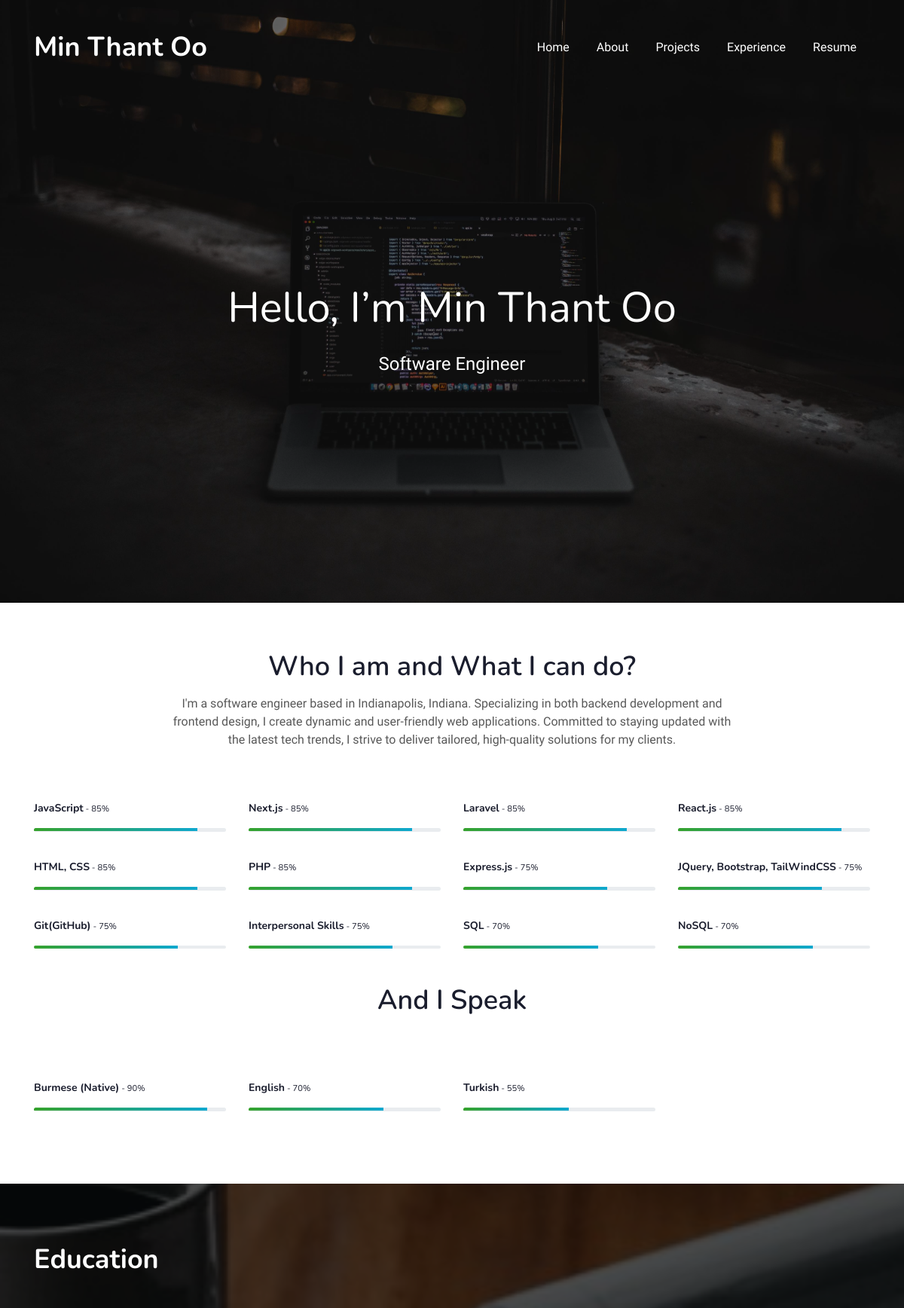
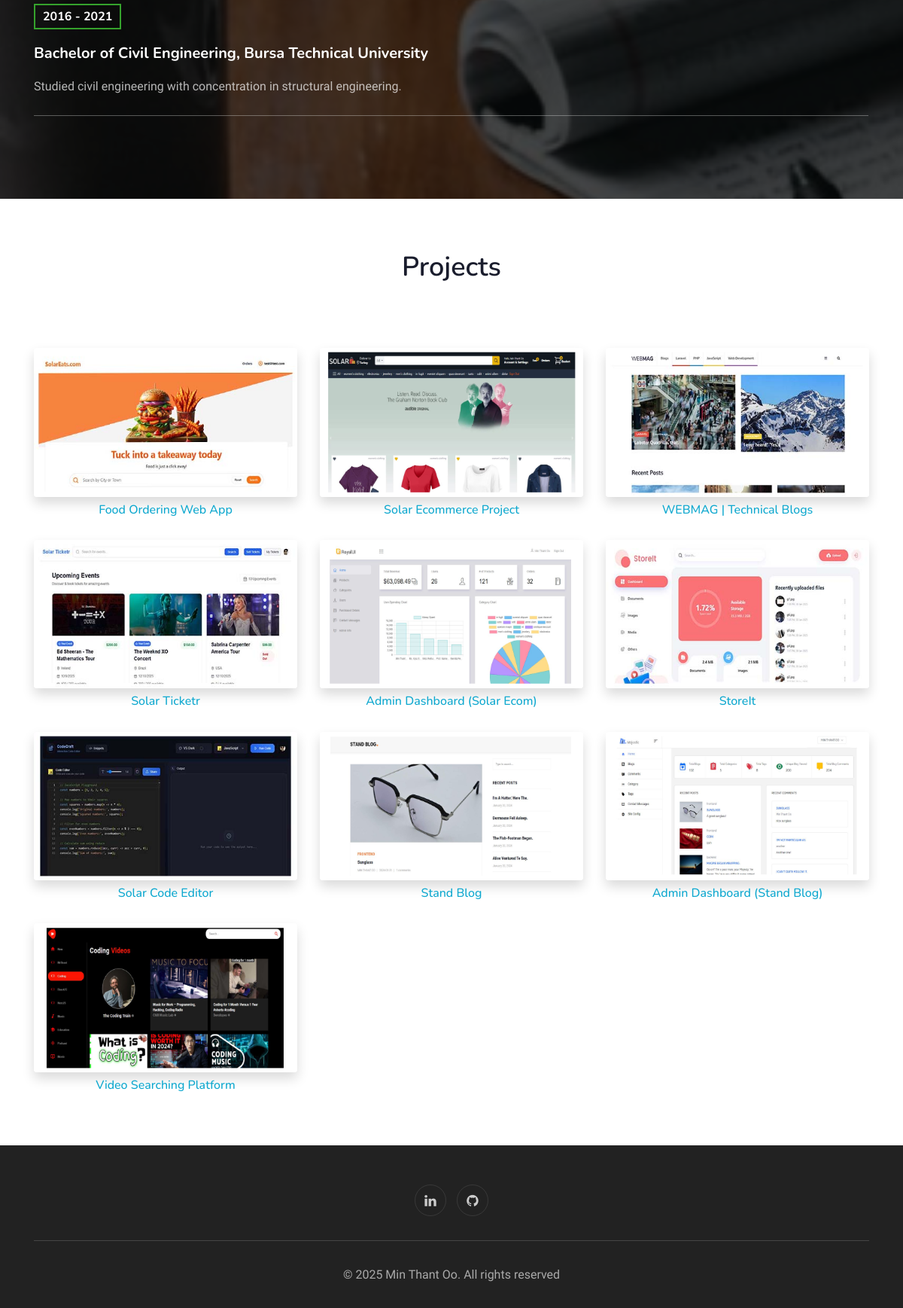
The page / on the database its author committed (2 pictures, top to bottom).
### tables this page shows
CREATE TABLE `setting` (
  `id` int(11) NOT NULL,
  `name` varchar(50) NOT NULL,
  `web_title` varchar(50) NOT NULL,
  `title` text NOT NULL,
  `sub_title` text NOT NULL,
  `profile_image` text NOT NULL,
  `skill_intro` text NOT NULL,
  `hire_content` text NOT NULL,
  `github` varchar(100) NOT NULL,
  `facebook` varchar(100) NOT NULL,
  `instagram` varchar(100) NOT NULL,
  `linkedin` varchar(100) NOT NULL,
  `dribble` varchar(100) NOT NULL,
  `behance` varchar(100) NOT NULL,
  `copyright` text NOT NULL,
  `address` text NOT NULL,
  `phone_no` varchar(20) NOT NULL,
  `contact_email` varchar(50) NOT NULL,
  `resume` varchar(100) NOT NULL
);

CREATE TABLE `skill` (
  `id` int(11) NOT NULL,
  `name` varchar(150) NOT NULL,
  `percentage` int(11) NOT NULL,
  `skill_order` int(11) NOT NULL,
  `status` tinyint(1) NOT NULL DEFAULT 0
);

CREATE TABLE `project` (
  `id` int(11) NOT NULL,
  `slug` varchar(150) NOT NULL,
  `date` date NOT NULL,
  `creator` varchar(150) NOT NULL,
  `title` varchar(255) NOT NULL,
  `subtitle` varchar(255) NOT NULL,
  `banner` varchar(255) NOT NULL,
  `thumbnail` varchar(255) NOT NULL,
  `content` text NOT NULL,
  `display_order` int(11) NOT NULL
);

### config/db_connection.php (called while the page is built, shortened)
<?php
$SERVER_NAME = "localhost";
$USERNAME = "root";
$PASSWORD = "";
$DB_NAME = 'profile';
$PORT = 3306;
$connection = mysqli_connect($SERVER_NAME, $USERNAME, $PASSWORD, $DB_NAME, $PORT);
mysqli_set_charset($connection, "utf8") or die('Could not connect: ' . mysqli_connect_error());
$setting_sql = "SELECT * FROM `setting` where id = 1;";
$SETTING = mysqli_query($connection, $setting_sql);
$SETTING = mysqli_fetch_assoc($SETTING);

### home_sub_html/skills.php (the view)
<section class="w3l-about " id="about">
    <div class="skills-bars py-5">
        <div class="container py-md-3">
            <div class="heading text-center mx-auto">
                <h3 class="head">Who I am and What I can do?</h3>
                <p class="my-3 head"><?php echo $SETTING['skill_intro'] ?></p>
            </div>
            <div class="row mt-5 pt-3">
                <?php
                $skill_sql = "SELECT * FROM `skill` WHERE `status`='1' ORDER BY `percentage` DESC;";
                $skills = mysqli_query($connection, $skill_sql);
                while($row = mysqli_fetch_assoc($skills)){
                    ?>
                    <div class="col-lg-3 col-md-3 col-sm-6 skills-bar-grids mb-4 pb-2">
                        <h4><?php echo $row['name']; ?><small> - <?php echo $row['percentage']; ?>%</small></h4>
                        <div class="progress">
                            <div class="progress-bar progress-bar-striped bg-color" role="progressbar"
                                 style="width: <?php echo $row['percentage']; ?>% ;height:4px;" aria-valuenow="<?php echo $row['percentage']; ?>" aria-valuemin="0" aria-valuemax="100">
                            </div>
                        </div>
                    </div>
                    <?php
                }
                ?>
            </div>
            <div class="heading text-center mx-auto py-3 justify-content-center">
                <h3 class="head">And I Speak</h3>
            </div>
            <div class="row mt-5 pt-3">
                <div class="col-lg-3 col-md-3 col-sm-6 skills-bar-grids mb-4 pb-2">
                    <h4>Burmese (Native)<small> - 90%</small></h4>
                    <div class="progress">
                        <div class="progress-bar progress-bar-striped bg-color" role="progressbar"
                             style="width: 90% ;height:4px;" aria-valuenow="90" aria-valuemin="0" aria-valuemax="100">
                        </div>
                    </div>
                </div>
                <div class="col-lg-3 col-md-3 col-sm-6 skills-bar-grids mb-4 pb-2">
                    <h4>English<small> - 70%</small></h4>
                    <div class="progress">
                        <div class="progress-bar progress-bar-striped bg-color" role="progressbar"
                             style="width: 70% ;height:4px;" aria-valuenow="70" aria-valuemin="0" aria-valuemax="100">
                        </div>
                    </div>
                </div>
                <div class="col-lg-3 col-md-3 col-sm-6 skills-bar-grids mb-4 pb-2">
                    <h4>Turkish<small> - 55%</small></h4>
                    <div class="progress">
                        <div class="progress-bar progress-bar-striped bg-color" role="progressbar"
                             style="width: 55% ;height:4px;" aria-valuenow="55" aria-valuemin="0" aria-valuemax="100">
                        </div>
                    </div>
                </div>
            </div>
        </div>
    </div>
</section>

### index.php (shortened to what this page needs)
<?php
$base_path = $_SERVER['DOCUMENT_ROOT'];
include_once $base_path . '/config/db_connection.php';
?>
<!doctype html>
<html lang="en">
<?php include_once $base_path . '/home_sub_html/header.php' ?>
<body>
    <?php include_once $base_path . '/home_sub_html/navbar.php' ?>
    <section class="w3l-main-banner" id="home">
        <div class="companies20-content">
            <div class="companies-wrapper">
                <div class="item">
                    <div class="slider-info banner-view text-center">
                        <div class="banner-info container">
                            <?php echo $SETTING['title'] . $SETTING['sub_title'];
                            ?>
                        </div>
                    </div>
                </div>
            </div>
        </div>
    </section>
    <?php include_once $base_path . '/home_sub_html/skills.php' ?>
    <?php include_once $base_path . '/home_sub_html/work_and_experience.php' ?>
    <?php include_once $base_path . '/home_sub_html/home_projects.php' ?>
    <?php include_once $base_path . '/home_sub_html/footer.php' ?>
</body>
</html>

### home_sub_html/header.php (shortened to what this page needs)
<head>
    <link rel="stylesheet" href="/assets/css/style-starter.css?version=5">
</head>

### home_sub_html/navbar.php (shortened to what this page needs)
<section class="w3l-bootstrap-header">
    <nav class="navbar navbar-expand-lg navbar-light py-lg-3 py-2">
        <div class="container">
            <a class="navbar-brand" href="/"><?php echo $SETTING['web_title']; ?></a>
            <div class="collapse navbar-collapse" id="navbarSupportedContent">
                <ul class="navbar-nav ml-auto">
                    <li class="nav-item">
                        <a class="nav-link" href="/">Home</a>
                    </li>
                    <li class="nav-item">
                        <a class="nav-link" href="/#about">About</a>
                    </li>
                    <li class="nav-item">
                        <a class="nav-link" href="/#portfolio">Projects</a>
                    </li>
                    <li class="nav-item">
                        <a class="nav-link" href="/#experience">Experience</a>
                    </li>
                    <li class="nav-item">
                        <a target="_blank" class="nav-link" href="/cv/resume.pdf">Resume</a>
                    </li>
                </ul>
            </div>
        </div>
    </nav>
</section>

### home_sub_html/work_and_experience.php (shortened to what this page needs)
<section class="services-12" id="experience">
    <div class="form-12-content">
        <div class="container">
            <div class="row">
                <div class="col-12 p- m-0 mb-5">
                    <h3 class="">Education</h3>
                </div>
                <div class="col-12 p- pr-3 m-0">
                    <div class="experience-top">
                        <h5>2016 - 2021</h5>
                        <h4>Bachelor of Civil Engineering, Bursa Technical University</h4>
                        <p class="my-3 text-white">Studied civil engineering with concentration in structural engineering.</p>
                    </div>
                </div>
            </div>
        </div>
    </div>
</section>

### home_sub_html/home_projects.php (shortened to what this page needs)
<?php
$projects_sql = "SELECT * FROM `project` ORDER BY `display_order`";
$projects = mysqli_query($connection, $projects_sql);
if ($projects) {
    $projects = mysqli_fetch_all($projects, MYSQLI_ASSOC);
} else {
    die(mysqli_error($connection));
}
?>
<div class="products-4" id="portfolio">
    <div id="products4-block" class="text-center">
        <div class="container">
            <div class="heading text-center mx-auto mb-5">
                <h3 class="head">Projects</h3>
            </div>
            <section id="content1" class="tab-content text-left">
                <div class="d-grid grid-col-3">
                    <?php foreach ($projects as $project) { ?>
                        <div class="product">
                            <a href="/project/?project=<?php echo $project['slug']; ?>">
                                <figure>
                                    <div class="blg-img">
                                        <img src="<?php echo $project['thumbnail']; ?>" alt=" " class="shadow img-responsive img-fluid">
                                        <div class="bl-top pt-2 text-center">
                                            <h6><?php echo $project['title']; ?></h6>
                                        </div>
                                    </div>
                                </figure>
                            </a>
                        </div>
                    <?php } ?>
                </div>
            </section>
        </div>
    </div>
</div>

### home_sub_html/footer.php (shortened to what this page needs)
<section class="w3l-footer-29-main" id="footer">
    <div class="footer-29 text-center">
        <div class="container">
            <div class="main-social-footer-29">
                <a href="<?php echo $SETTING['linkedin']; ?>" target="_blank" class="linkedin"><span class="fa fa-linkedin"></span></a>
                <a href="<?php echo $SETTING['github']; ?>" target="_blank" class="linkedin"><span class="fa fa-github"></span></a>
            </div>
            <div class="bottom-copies text-center">
                <p class="copy-footer-29">© <?php echo date("Y"); ?> Min Thant Oo. All rights reserved </p>
            </div>
        </div>
    </div>
</section>

### rows shown on the page
setting: web_title "Min Thant Oo", title "Hello, I’m Min Thant Oo", sub_title "Software Engineer", skill_intro "I'm a software engineer based in Indianapolis, Indiana. Specializing in both backend development and frontend design, I create dynamic and user-friendly web applications. Committed to staying updated with the latest tech trends, I strive to deliver tailored, high-quality solutions for my clients."
skill: name "JavaScript", percentage "85"
skill: name "Next.js", percentage "85"
skill: name "Laravel", percentage "85"
skill: name "React.js", percentage "85"
skill: name "HTML, CSS", percentage "85"
skill: name "PHP", percentage "85"
skill: name "Express.js", percentage "75"
skill: name "JQuery, Bootstrap, TailWindCSS", percentage "75"
skill: name "Git(GitHub)", percentage "75"
skill: name "Interpersonal Skills", percentage "75"
skill: name "SQL", percentage "70"
skill: name "NoSQL", percentage "70"
project: shows a picture, title "Food Ordering Web App"
project: thumbnail (picture), title "Solar Ecommerce Project"
project: shows a picture, title "WEBMAG | Technical Blogs"
project: thumbnail (picture), title "Solar Ticketr"
project: thumbnail (picture), title "Admin Dashboard (Solar Ecom)"
project: thumbnail (picture), title "StoreIt"
project: thumbnail (picture), title "Solar Code Editor"
project: thumbnail (picture), title "Stand Blog"
project: thumbnail (picture), title "Admin Dashboard (Stand Blog)"
project: thumbnail (picture), title "Video Searching Platform"
